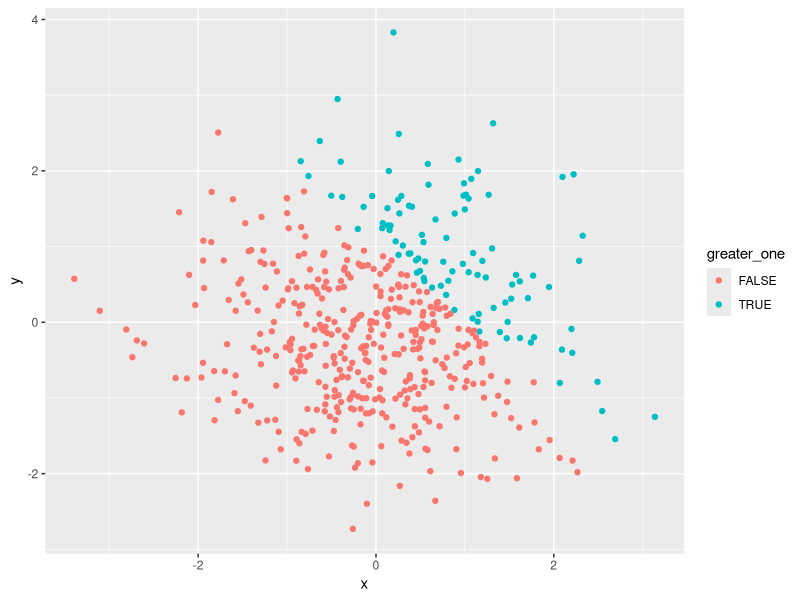
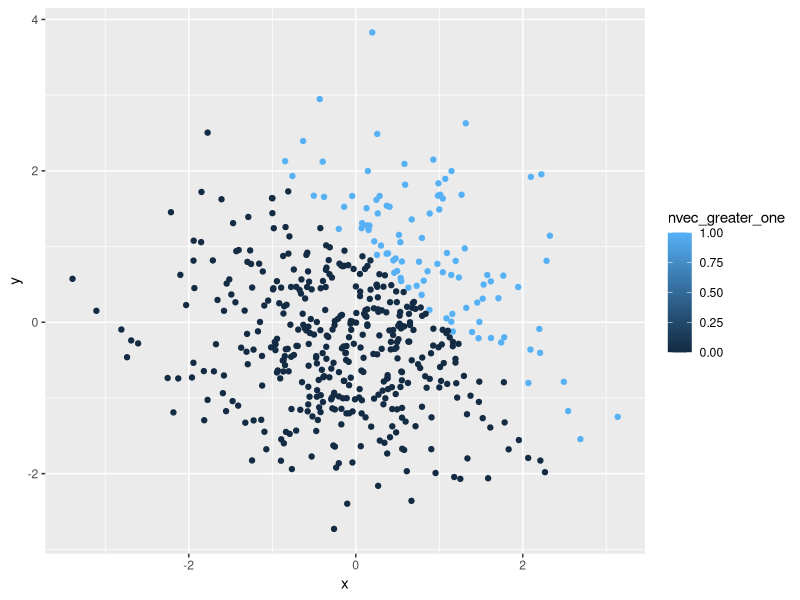
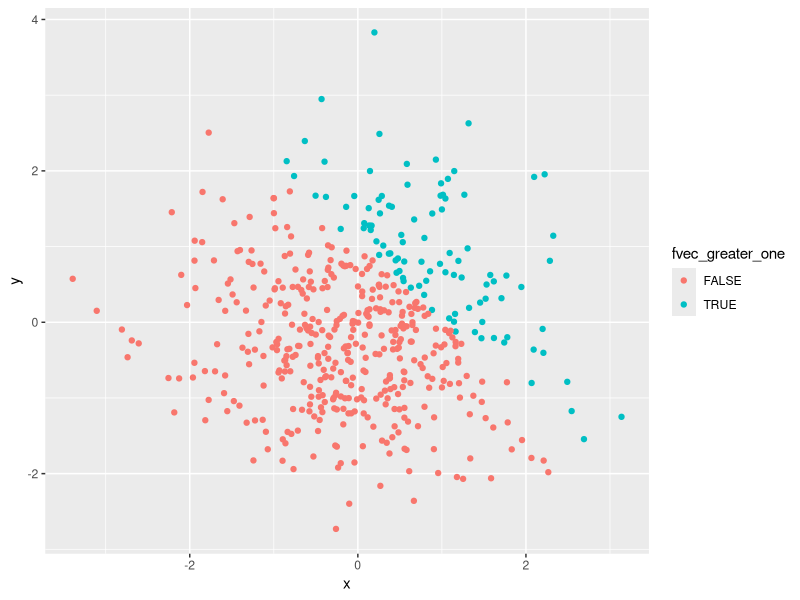
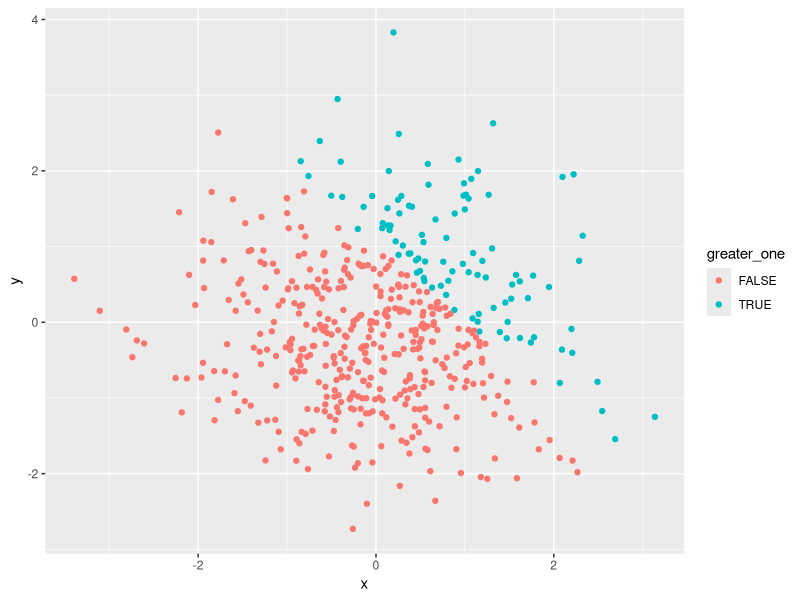

The R script that drew these images, in order:
## ---- chunk 1
library(tidyverse)
p1_df = tibble (
  sample = rnorm(8),
  logic_vect = sample > 0,
  char_vect = c("a","b","c","d","e","f","g","h"),
  factor_vect = factor(c("low","medium","high","low","medium","high","low","medium"))
)
## ---- chunk 2
pull(p1_df, sample)*as.numeric(pull(p1_df, logic_vect))
pull(p1_df, sample)*as.factor(pull(p1_df, logic_vect))
pull(p1_df, sample)*as.numeric(as.factor((pull(p1_df, logic_vect))))
## ---- chunk 3
p2_df = tibble(
  x = rnorm(500),
  y = rnorm(500),
  greater_one = (x + y) > 1,
  nvec_greater_one = as.numeric(greater_one),
  fvec_greater_one = as.factor(greater_one)
)
## ---- chunk 4
#Scatterplot by logic
logic_color_plot = ggplot(p2_df, aes(x = x, y = y, color = greater_one)) + geom_point()
logic_color_plot
#Scatterplot by numeric
num_color_plot = ggplot(p2_df, aes(x = x, y = y, color = nvec_greater_one)) + geom_point()
num_color_plot
#Scatterplot by factor
factor_color_plot = ggplot(p2_df, aes(x = x, y = y, color = fvec_greater_one)) + geom_point()
factor_color_plot

ggsave(filename = "logic_color_plot.png", plot = logic_color_plot)
